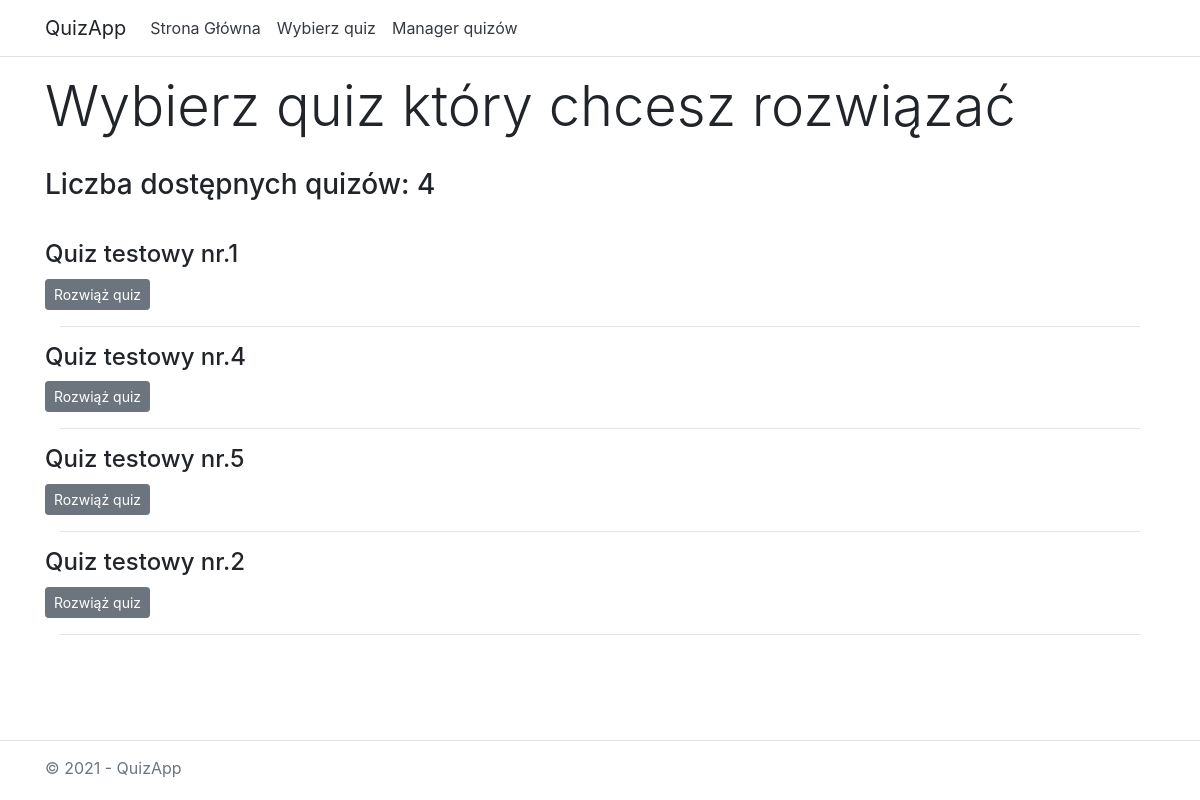
/quizzes/select/, run on an earlier commit of the app's database.
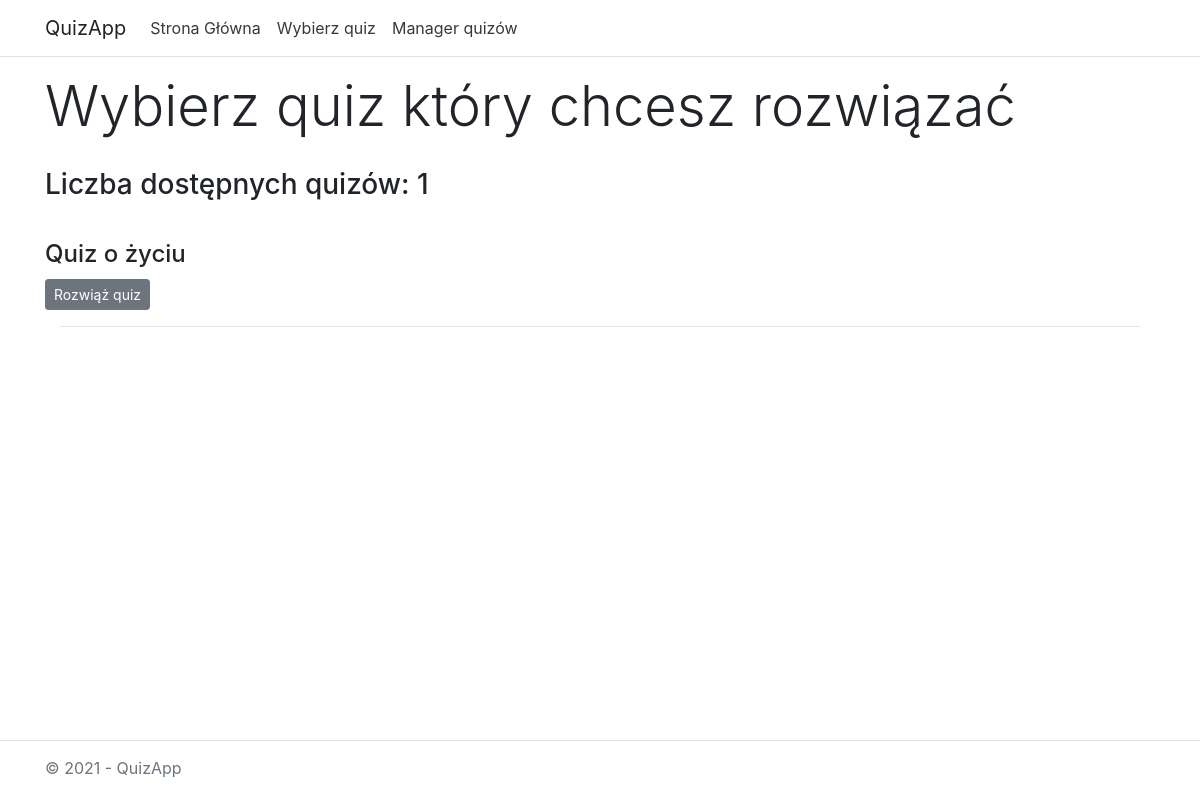
And on a later commit of the database.
### quizzes/models.py (models this page shows, shortened)
class Quiz(models.Model):
    title = models.CharField(max_length=64)

### quizzes/views.py (the view)
# urls.py: path('select/', views.select, name='select'),
def select(request):
    quizzes = Quiz.objects.only()[:]
    template = loader.get_template('quizzes/select.html')
    context = {
        'quizzes': quizzes
    }
    return HttpResponse(template.render(context, request))

### quizzes/templates/quizzes/select.html (shortened to what this page needs)
{% load static %}
<!DOCTYPE html>
<html lang="en">
<head>
    <link rel="stylesheet" type="text/css" href="{% static 'quizzes/bootstrap.css' %}" />
</head>
<body>
    <header>
        <nav class="navbar navbar-expand-sm navbar-toggleable-sm navbar-light bg-white border-bottom box-shadow mb-3">
            <div class="container">
                <a class="navbar-brand" style="user-select: none" >QuizApp</a>
                <div class="navbar-collapse collapse d-sm-inline-flex justify-content-between">
                    <ul class="navbar-nav flex-grow-1">
                        <li class="nav-item">
                            <a href="/quizzes/" class="nav-link text-dark" >Strona Główna</a>
                        </li>
                        <li class="nav-item">
                            <a href="/quizzes/select" class="nav-link text-dark" >Wybierz quiz</a>
                        </li>
                        <li class="nav-item">
                            <a href="/quizzes/manage" class="nav-link text-dark" >Manager quizów</a>
                        </li>
                    </ul>
                </div>
            </div>
        </nav>
    </header>
    <div class="container">
        <main role="main" class="pb-3">
            <div class="container">
                <div class="row">
                <h1 class="display-4">Wybierz quiz który chcesz rozwiązać</h1>
                </div>
                {% if quizzes %}
                <div class="row" style="margin-top: 20px; margin-bottom: 30px">
                    <h3>Liczba dostępnych quizów: {{ quizzes|length }}</h3>
                </div>
                {% for quiz in quizzes %}
                    <div class="row">
                        <div class="media">
                            <div class="media-body">
                                <h4 style="margin: 0">{{ quiz.title }}</h4>
                                <a href="{% url 'solve' quiz.id %}" class="btn btn-secondary btn-sm" role="button" style="margin-top: 10px; color:white">Rozwiąż quiz</a>
                            </div>
                        </div>
                    </div>
                    <hr>
                {% endfor %}
                {% else %}
                    <p>Brak quizów w bazie danych</p>
            {% endif %}
            </div>
        </main>
    </div>
    <div class="navbar-fixed-bottom">
     <footer class="border-top footer text-muted" style="position: fixed; height: 60px; bottom: 0; width: 100%; user-select: none">
        <div class="container" style="margin-top: 15px">
            &copy; 2021 - QuizApp
        </div>
    </footer>
    </div>
</body>
</html>

What changed in the data, as far as the page shows it:
removed Quiz: title "Quiz testowy nr.1"
removed Quiz: title "Quiz testowy nr.4"
removed Quiz: title "Quiz testowy nr.5"
removed Quiz: title "Quiz testowy nr.2"
added Quiz: title "Quiz o życiu"
Also different on the page:
{{ quizzes|length }}: "4" → "1"
